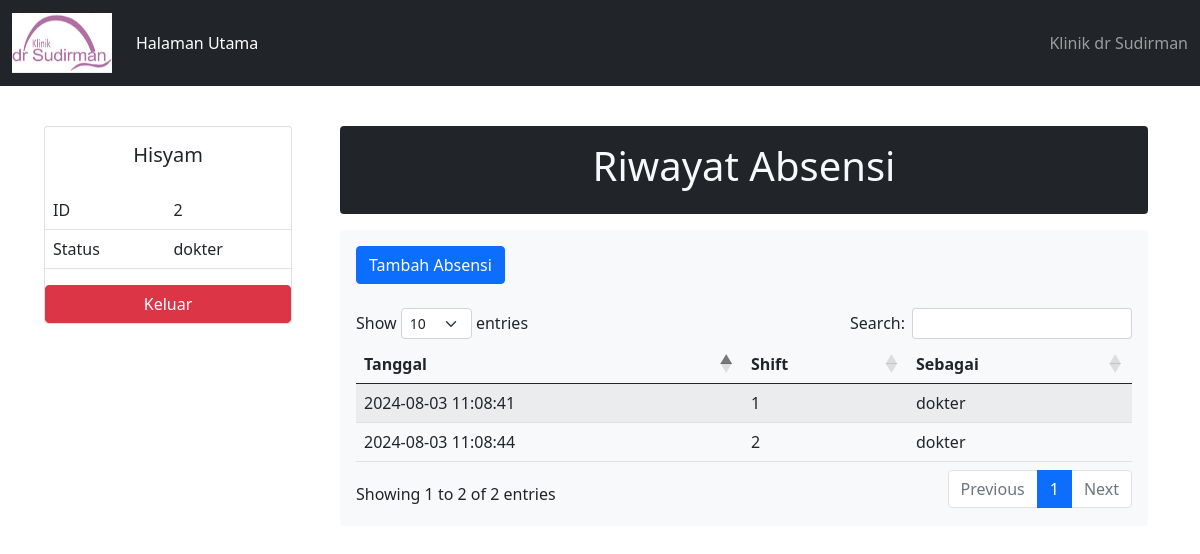
The page /home.php (signed in) on the database its author committed.
### tables this page shows
CREATE TABLE `log` (
  `id` int(11) NOT NULL,
  `id_pengguna` int(11) NOT NULL,
  `shift` set('1','2') NOT NULL,
  `waktu` datetime NOT NULL DEFAULT current_timestamp(),
  `status` set('perawat','dokter','admin') NOT NULL
);

### home.php (the view, shortened to what this page needs)
<?php include 'koneksi.php'; include 'login.php'; include 'modal-cp.php';
if(isset($_SESSION[ 'username'])){ ?>
<!doctype html>
<html lang="en">
<head>
    <link href="https://cdn.jsdelivr.net/npm/bootstrap@5.0.0-beta3/dist/css/bootstrap.min.css" rel="stylesheet"
>
    <link rel="stylesheet" type="text/css" href="https://cdn.datatables.net/1.10.25/css/dataTables.bootstrap5.min.css">
</head>
<body>
    <nav class="navbar navbar-expand-lg navbar-dark bg-dark">
        <div class="container-fluid">
            <a class="navbar-brand" href="#">
                <img src="img/logo.jpg" alt="" width="100" height="60"
                    class="d-inline-block align-text-top">
            </a>
            <div class="collapse navbar-collapse" id="navbarText">
                <ul class="navbar-nav me-auto mb-2 mb-lg-0">
                    <li class="nav-item"> <a class="nav-link active" aria-current="page" href="#">Halaman
                            Utama</a>
                    </li>
                </ul> <span class="navbar-text text-center">
                    Klinik dr Sudirman
                </span>
            </div>
        </div>
    </nav>
    <div class="container-fluid">
        <div class="p-4 rounded">
            <div class="table">
                <div class="row">
                    <div class="col-md-3">
                        <div class="container-fluid">
                            <div class="card mt-2 p-0" style="width: auto;">
                                <div class="card-body text-center">
                                    <h5 class="card-title"><?php echo $_SESSION['nama']; ?></h5>
                                </div>
                                <table class="table align-middle">
                                    <tr>
                                        <td>ID</td>
                                        <td>
                                            <?php echo $_SESSION['id']; ?>
                                        </td>
                                    </tr>
                                    <tr>
                                        <td>Status</td>
                                        <td>
                                            <?php echo $_SESSION['status']; ?>
                                        </td>
                                    </tr>
                                </table>
                                <div class="row">
                                    <div class="col">
                                        <a href="logout.php">
                                            <button class="w-100 btn btn-danger" type="button">Keluar</button>
                                        </a>
                                    </div>
                                </div>
                            </div>
                        </div>
                    </div>
                    <div class="col-md-9">
                        <div class="tab-content" id="nav-tabContent">
                            <div class="tab-pane fade show active" id="nav-kategori" role="tabpanel"
                                aria-labelledby="nav-kategori-tab">
                                <div class="table">
                                    <div class="row">
                                        <div class="col">
                                            <div class="container-fluid">
                                                <div class="bg-dark p-3 rounded text-center text-light"> <b>
                                                        <h1>Riwayat Absensi</h1>
                                                    </b>
                                                </div>
                                            </div>
                                        </div>
                                    </div>
                                    <div class="row">
                                        <div class="col">
                                            <div class="container-fluid">
                                                <div class="bg-light p-3 rounded">
                                                    <div class="mb-4">
                                                        <button class="btn btn-primary" type="button"
                                                            data-bs-toggle="modal" data-bs-target="#exampleModal">Tambah
                                                            Absensi</button>
                                                    </div>
                                                    <div class="history">
                                                        <table class="table table-striped display" id="rekap"
                                                            data-page-length='10'>
                                                            <thead>
                                                                <tr>
                                                                    <th>Tanggal</th>
                                                                    <th>Shift</th>
                                                                    <th>Sebagai</th>
                                                                </tr>
                                                            </thead>
                                                            <tbody>
                                                                <?php $history = mysqli_query($conn, "SELECT * FROM log where id_pengguna = '$_SESSION[id]' order by waktu DESC");
                                                                while ($row = mysqli_fetch_array($history)) {
                                                                    echo '
                                                                                                                                <tr>
                                                                                                                                    <td>' .
                                                                        $row['waktu'] .
                                                                        '</td>
                                                                                                                                    <td>' .
                                                                        $row['shift'] .
                                                                        '</td>
                                                                                                                                    <td>' .
                                                                        $row['status'] .
                                                                        '</td>
                                                                                                                                </tr>';
                                                                }
                                                                ?>
                                                            </tbody>
                                                        </table>
                                                    </div>
                                                </div>
                                            </div>
                                        </div>
                                    </div>
                                </div>
                            </div>
                        </div>
                    </div>
                </div>
            </div>
        </div>
    </div>
</body>
</html>
<?php }elseif(!isset($_SESSION[ 'username'])){ header( "location:index.php?notif=belum login"); } ?>

### home.php (style rules this page uses)
body { background-color: 255-255-255; }

### rows shown on the page
log: waktu "2024-08-03 11:08:44", shift "2", status "dokter"
log: waktu "2024-08-03 11:08:41", shift "1", status "dokter"

### other values the page prints
$_SESSION['nama'] "Hisyam"
$_SESSION['id'] "2"
$_SESSION['status'] "dokter"
